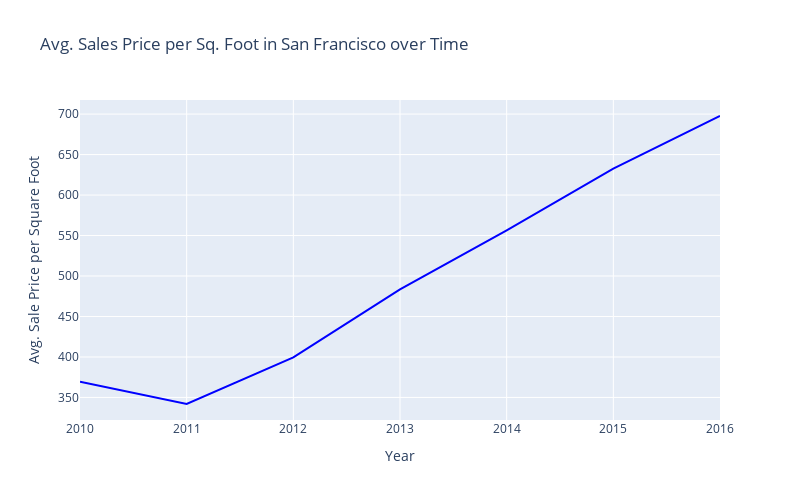
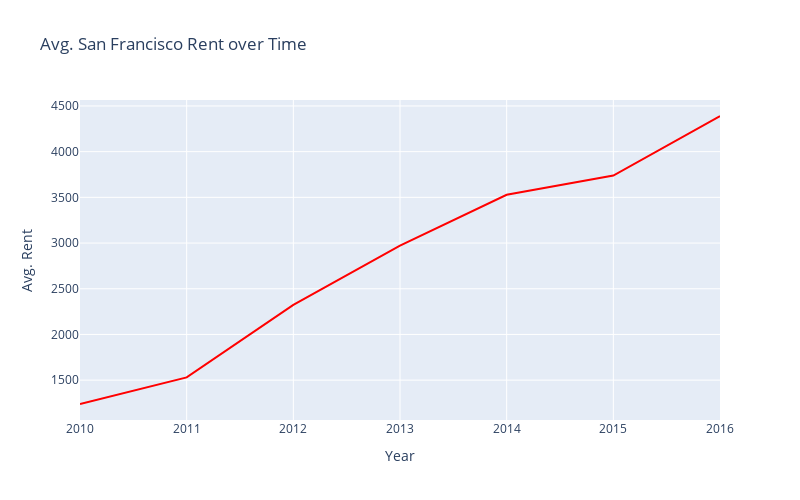

The code cell stored with these charts, in order, in its notebook:
### Code cell
# Create two line charts, one to plot the average sale price per square foot and another for average montly rent

# Line chart for average sale price per square foot
price_fig = px.line(avg_price_rent,x=avg_price_rent.index,y="sale_price_sqr_foot", title="Avg. Sales Price per Sq. Foot in San Francisco over Time")
price_fig.update_traces(line_color='blue')
price_fig.update_layout(
    autosize=False,
    width=800,
    height=500
)
price_fig.update_xaxes(title='Year')
price_fig.update_yaxes(title='Avg. Sale Price per Square Foot')
price_fig.show()

# Line chart for average montly rent
rent_fig = px.line(avg_price_rent,x=avg_price_rent.index,y="gross_rent", title="Avg. San Francisco Rent over Time")
rent_fig.update_traces(line_color='red')
rent_fig.update_layout(
    autosize=False,
    width=800,
    height=500
)
rent_fig.update_xaxes(title='Year')
rent_fig.update_yaxes(title='Avg. Rent')
rent_fig.show()

### Figure 1 — Plotly figure (JSON) as saved in the notebook; plotly's stock layout.template omitted (floating-point values rounded to 4 significant figures)
{"data": [{"hovertemplate": "year=%{x}<br>sale_price_sqr_foot=%{y}<extra></extra>", "legendgroup": "", "line": {"color": "blue", "dash": "solid"}, "marker": {"symbol": "circle"}, "mode": "lines", "name": "", "orientation": "v", "showlegend": false, "type": "scatter", "x": [2010, 2011, 2012, 2013, 2014, 2015, 2016], "xaxis": "x", "y": [369.3, 341.9, 399.4, 483.6, 556.3, 632.5, 697.6], "yaxis": "y"}], "layout": {"autosize": false, "height": 500, "legend": {"tracegroupgap": 0}, "title": {"text": "Avg. Sales Price per Sq. Foot in San Francisco over Time"}, "width": 800, "xaxis": {"anchor": "y", "autorange": true, "domain": [0, 1], "range": [2010, 2016], "title": {"text": "Year"}, "type": "linear"}, "yaxis": {"anchor": "x", "autorange": true, "domain": [0, 1], "range": [322.1, 717.4], "title": {"text": "Avg. Sale Price per Square Foot"}, "type": "linear"}}}

### Figure 2 — Plotly figure (JSON) as saved in the notebook; plotly's stock layout.template omitted (floating-point values rounded to 4 significant figures)
{"data": [{"hovertemplate": "year=%{x}<br>gross_rent=%{y}<extra></extra>", "legendgroup": "", "line": {"color": "red", "dash": "solid"}, "marker": {"symbol": "circle"}, "mode": "lines", "name": "", "orientation": "v", "showlegend": false, "type": "scatter", "x": [2010, 2011, 2012, 2013, 2014, 2015, 2016], "xaxis": "x", "y": [1239, 1530, 2324, 2971, 3528, 3739, 4390], "yaxis": "y"}], "layout": {"autosize": false, "height": 500, "legend": {"tracegroupgap": 0}, "title": {"text": "Avg. San Francisco Rent over Time"}, "width": 800, "xaxis": {"anchor": "y", "autorange": true, "domain": [0, 1], "range": [2010, 2016], "title": {"text": "Year"}, "type": "linear"}, "yaxis": {"anchor": "x", "autorange": true, "domain": [0, 1], "range": [1064.0, 4565.0], "title": {"text": "Avg. Rent"}, "type": "linear"}}}
